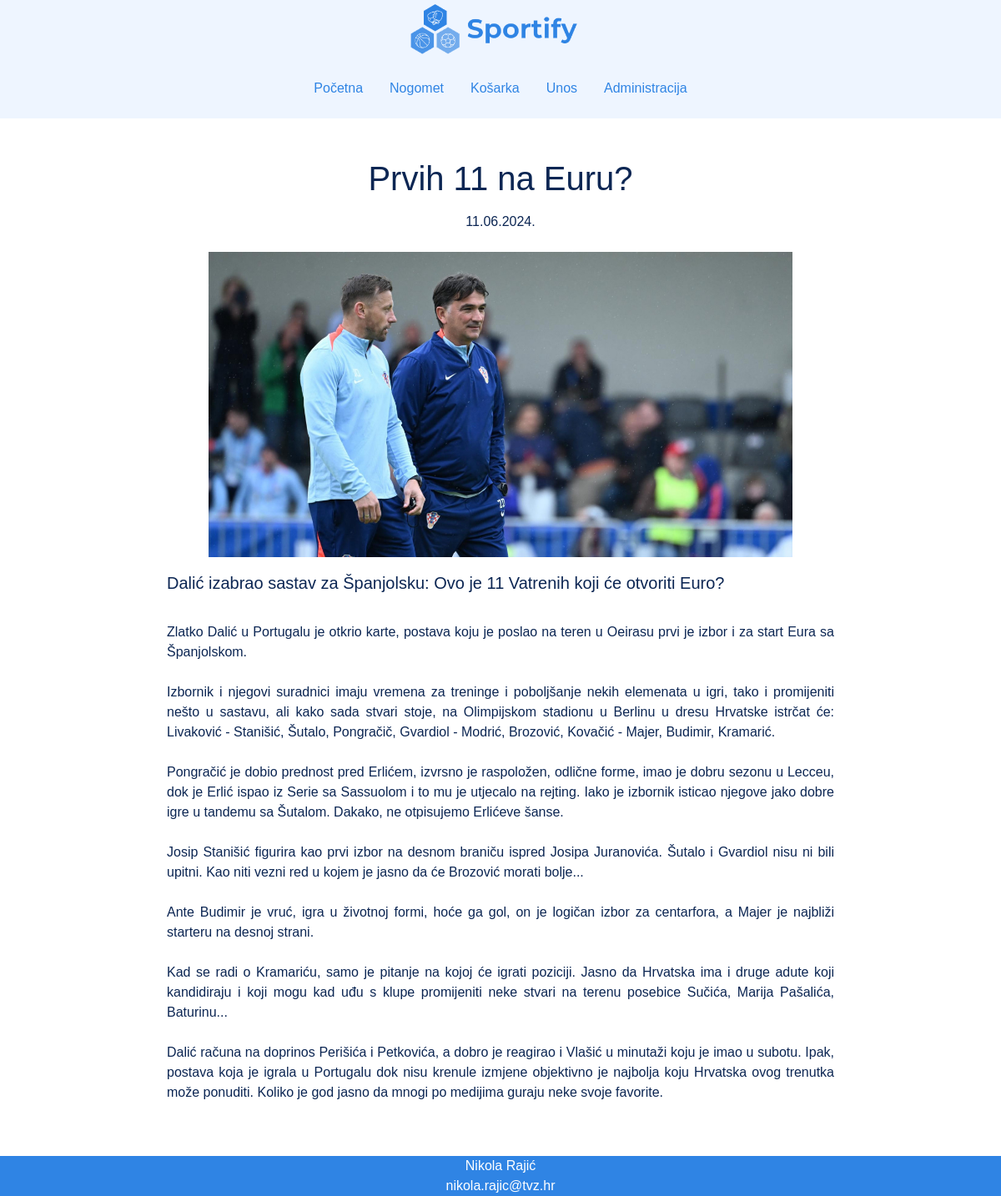
The app's page /clanak.php?id=65 with its own data.
### tables this page shows
CREATE TABLE `vijesti` (
  `id` int(255) NOT NULL,
  `naslov` varchar(32) NOT NULL,
  `datum` text NOT NULL,
  `sazetak` text NOT NULL,
  `tekst` text NOT NULL,
  `slika` varchar(64) NOT NULL,
  `kategorija` varchar(50) NOT NULL,
  `arhiva` tinyint(1) NOT NULL
);

### clanak.php (the view, shortened to what this page needs)
<!DOCTYPE html>
<html lang="en">
  <head>
    <link
      rel="stylesheet"
      href="https://cdn.jsdelivr.net/npm/bootstrap@4.4.1/dist/css/bootstrap.min.css"
    />
    <link rel="stylesheet" href="style.css" />
  </head>
  <body>
  <header>
      <div class="container-fluid">
        <div class="row justify-content-center align-items-center">
          <div class="col-12 text-center">
            <a class="navbar-brand" href="index.php">
              <img
                class=""
                src="../projekt/images/Sportify_logo.png"
                alt="Logo"
              />
            </a>
          </div>
          <div class="col">
            <nav class="navbar navbar-expand-md">
              <div class="container-fluid">
                <div
                  class="collapse navbar-collapse justify-content-center"
                  id="navbarNav"
                >
                  <ul class="navbar-nav">
                    <li class="nav-item">
                      <a class="nav-link p-3" href="index.php"
                        >Početna</a
                      >
                    </li>
                    <li class="nav-item">
                      <a class="nav-link p-3" href="kategorija.php?kategorija=nogomet">Nogomet</a>
                    </li>
                    <li class="nav-item">
                      <a class="nav-link p-3" href="kategorija.php?kategorija=košarka">Košarka</a>
                    </li>
                    <li class="nav-item">
                      <a class="nav-link p-3" href="unos.php">Unos</a>
                    </li>
                    <li class="nav-item">
                      <a class="nav-link p-3" href="administracija.php">Administracija</a>
                    </li>
                  </ul>
                </div>
              </div>
            </nav>
          </div>
        </div>
      </div>
    </header>
    <?php
      include "connect.php";
      $id = $_GET['id'];
      $query = "SELECT * FROM vijesti WHERE id = $id";
        $result = mysqli_query($dbc,$query);
        $row = mysqli_fetch_assoc($result);
    ?>
    <article class="container-sm clanak">
      <div class="row">
        <h1 class="col-12 title pb-2">
          <?php
            echo $row['naslov'];
          ?>
        </h1>
        <span class='col-12 datum pb-4'>
        <?php
          echo $row['datum'];
        ?>
        </span>
        <figure class="col-12 slika">
            <?php
            echo '<img src="' . UPLPATH . $row['slika'] . '">';
            ?>
        </figure>
          <p class="col-12 about pb-3">
            <?php
              echo $row['sazetak'];
            ?>
          </p>
          <p class="col-12 sadrzaj">
            <?php
              echo nl2br($row['tekst']);
            ?>
          </p>
      </div>
    </article>
    <footer class="container-fluid">
      <div class="row justify-content-center align-items-center">
        <p class="col-12">Nikola Rajić</p>
        <p class="col-12">nikola.rajic@tvz.hr</p>
      </div>
    </footer>
  </body>
</html>

### style.css (style rules this page uses)
body { font-family: Verdana, Geneva, Tahoma, sans-serif; color: #0c2653; min-height: 100vh; display: flex; flex-direction: column; }
.nav-item { width: fit-content; }
.nav-link { color: #2f84e4; font-weight: 500; }
header { background-color: #eef5ff; }
.navbar-brand img { width: 200px; }
footer { margin-top: auto; width: 100%; text-align: center; }
footer p { margin-bottom: 0px; padding: 0px; color: white; background-color: #2f84e4; }
.clanak { text-align: center; padding: 3rem 0rem; max-width: 800px; width: 90%; }
.clanak p { text-align: justify; width: 80%; word-wrap: break-word; }
.about { font-size: 1.25rem; }
.datum { text-align: center; }
.clanak img { max-width: 700px; }

### records on screen
vijesti: naslov "Prvih 11 na Euru?", datum "11.06.2024.", slika (picture), sazetak "Dalić izabrao sastav za Španjolsku: Ovo je 11 Vatrenih koji će otvoriti Euro?", tekst "Zlatko Dalić u Portugalu je otkrio karte, postava koju je poslao na teren u Oeirasu prvi je izbor i za start Eura sa Španjolskom. Izbornik i njegovi suradnici imaju vremena za treninge i poboljšanje nekih elemenata u igri, tako i promijeniti nešto u sastavu, ali kako sada stvari stoje, na Olimpijskom stadionu u Berlinu u dresu Hrvatske istrčat će: Livaković - Stanišić, Šutalo, Pongračič, Gvardiol - Modrić, Brozović, Kovačić - Majer, Budimir, Kramarić. Pongračić je dobio prednost pred Erlićem, izvrsno je raspoložen, odlične forme, imao je dobru sezonu u Lecceu, dok je Erlić ispao iz Serie sa Sassuolom i to mu je utjecalo na rejting. Iako je izbornik isticao njegove jako dobre igre u tandemu…"
